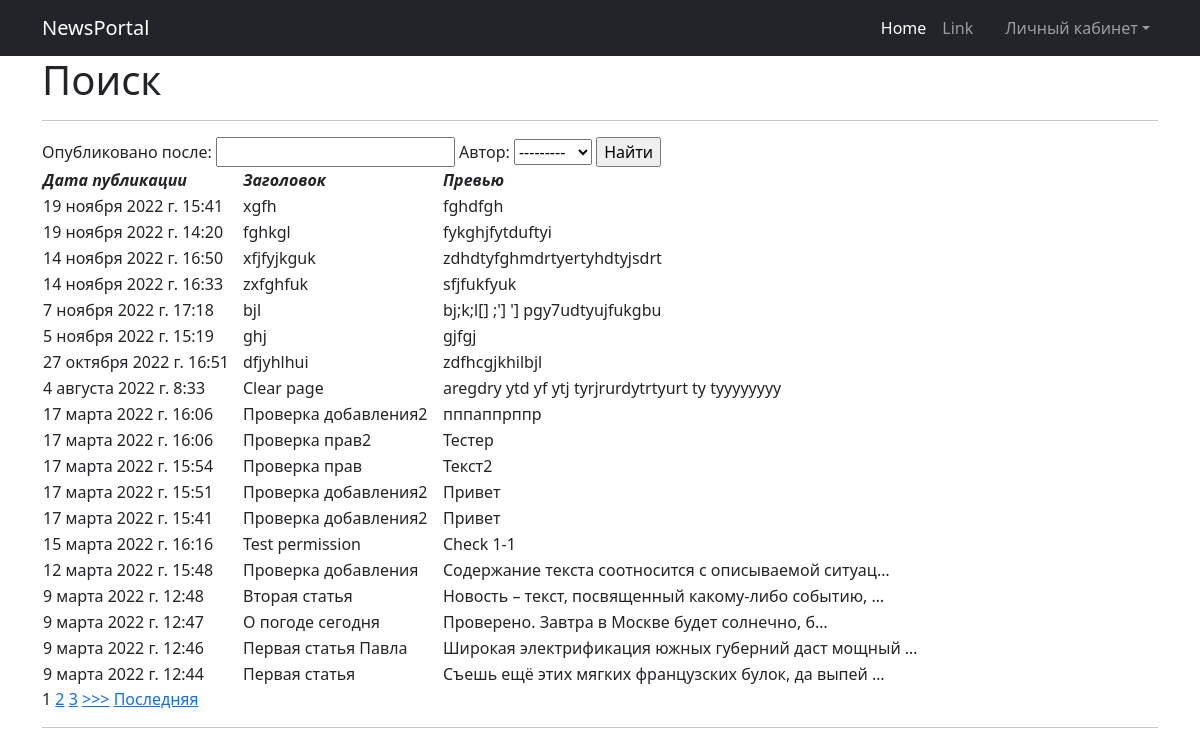
The app's page /news/search/ with its own data.
### newspage/models.py (models this page shows, shortened)
class Post(models.Model):
    news = 'N'
    article = 'A'
    type = [
        (news, 'Новость'),
        (article, 'Статья')
    ]
    type_post = models.CharField(max_length=1, choices=type, default=article, verbose_name='Тип публикации')
    author = models.ForeignKey(Author, on_delete=models.CASCADE, verbose_name='Автор')
    time_write = models.DateTimeField(auto_now_add=True)
    title = models.CharField(max_length=255, blank=False, verbose_name='Заголовок')
    text = models.TextField(verbose_name='Текст')
    rating = models.IntegerField(default=0)
    post_category = models.ManyToManyField(Category, through='Postcategory')

### newspage/views.py (the view)
# urls.py: path('search/', PostSearch.as_view(), name='post_search'),
class PostSearch(ListView):
    model = Post
    template_name = 'post_search.html'
    context_object_name = 'post_search'
    queryset = Post.objects.order_by('-id')
    paginate_by = 1
    def get_context_data(self, **kwargs):
        context = super().get_context_data(**kwargs)
        context['filter'] = PostFilter(self.request.GET, queryset=self.get_queryset())
        return context

### newspage/models.py (called while the page is built)
    def __str__(self):
        return '%s' % (self.user,)

### templates/post_search.html (shortened to what this page needs)
{% extends 'flatpages/default.html' %}
{% block content %}
    <h1>Поиск</h1>
    <hr>
<form method="GET">
    {{ filter.form }}
    <input type="submit" value="Найти">
</form>
    <table>
        <thead>
            <tr>
                <td width="200">
                    <em><strong> Дата публикации </strong></em>
                </td>
                <td width="200">
                    <em><strong> Заголовок </strong></em>
                </td>
                <td>
                    <em><strong> Превью </strong></em>
                </td>
            </tr>
        </thead>
        {% for post in filter.qs %}
            <tr>
                <td>
                    {{ post.time_write }}
                </td>
                <td>
                    {{ post.title }}
                </td>
                <td>
                    {{ post.text | truncatechars:51 }}
                </td>
            </tr>
        {% endfor %}
    </table>
{% if is_paginated %}
        {% for num in page_obj.paginator.page_range %}
            {% if page_obj.number == num %}
                <a>{{ num }}</a>
            {% elif num > page_obj.number|add:'-3' and num < page_obj.number|add:'3' %}
                <a href="?page={{ num }}">{{ num }}</a>
            {% endif %}
        {% endfor %}
    {% if page_obj.has_next %}
        <a href="?page={{ page_obj.next_page_number }}">>>></a>
        <a href="?page={{ page_obj.paginator.num_pages }}">Последняя</a>
    {% endif %}
{% endif %}
<hr>
{% endblock content %}

### records on screen
Post: time_write "19 ноября 2022 г. 15:41", title "xgfh", text "fghdfgh"
Post: time_write "19 ноября 2022 г. 14:20", title "fghkgl", text "fykghjfytduftyi"
Post: time_write "14 ноября 2022 г. 16:50", title "xfjfyjkguk", text "zdhdtyfghmdrtyertyhdtyjsdrt"
Post: time_write "14 ноября 2022 г. 16:33", title "zxfghfuk", text "sfjfukfyuk"
Post: time_write "7 ноября 2022 г. 17:18", title "bjl", text "bj;k;l[] ;'] '] pgy7udtyujfukgbu"
Post: time_write "5 ноября 2022 г. 15:19", title "ghj", text "gjfgj"
Post: time_write "27 октября 2022 г. 16:51", title "dfjyhlhui", text "zdfhcgjkhilbjl"
Post: time_write "4 августа 2022 г. 8:33", title "Clear page", text "aregdry ytd yf ytj tyrjrurdytrtyurt ty tyyyyyyyy"
Post: time_write "17 марта 2022 г. 16:06", title "Проверка добавления2", text "пппаппрппр"
Post: time_write "17 марта 2022 г. 16:06", title "Проверка прав2", text "Тестер"
Post: time_write "17 марта 2022 г. 15:54", title "Проверка прав", text "Текст2"
Post: time_write "17 марта 2022 г. 15:51", title "Проверка добавления2", text "Привет"
Post: time_write "17 марта 2022 г. 15:41", title "Проверка добавления2", text "Привет"
Post: time_write "15 марта 2022 г. 16:16", title "Test permission", text "Check 1-1"
Post: time_write "12 марта 2022 г. 15:48", title "Проверка добавления", text "Содержание текста соотносится с описываемой ситуац…"
Post: time_write "9 марта 2022 г. 12:48", title "Вторая статья", text "Новость – текст, посвященный какому-либо событию, …"
Post: time_write "9 марта 2022 г. 12:47", title "О погоде сегодня", text "Проверено. Завтра в Москве будет солнечно, б…"
Post: time_write "9 марта 2022 г. 12:46", title "Первая статья Павла", text "Широкая электрификация южных губерний даст мощный …"
Post: time_write "9 марта 2022 г. 12:44", title "Первая статья", text "Съешь ещё этих мягких французских булок, да выпей …"

### other values on screen
{{ num }} "1"
{{ num }} "2" "3"
